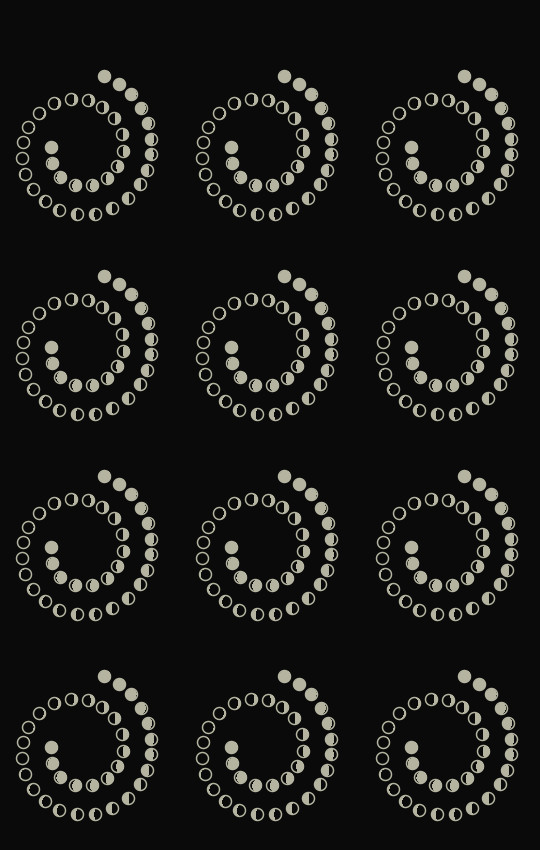
Frame 1 (no input)
Frame 60 (the mouse pressed at the canvas centre just before this capture): identical to frame 1, image omitted
Frame 120 (the mouse held since frame 60 and released just before this capture): identical to frame 1, image omitted

The Processing sketch that drew this single still picture (run headless with seeded random() and noise(); from frame 60 on, the mouse is pressed at the canvas centre):

// Processing sketch: S007_lunas_en_espiral
// ── S007_lunas_en_espiral.pde
Espiral[] espirales;

void setup() {

  size(540,850);
  
  float[] xs = {80,260,440};
  float[] ys = {150,350,550,750};
  
  espirales = new Espiral[12];
  for (int k=0; k<12; k++) {
    int i = k/4;
    int j = k%4;
    espirales[k] = new Espiral(k,xs[i],ys[j]);
  }
}



void draw() {
  
  background(10,10,10);
  for (int i=0; i<12; i++) {
    espirales[i].debuxar();
  }
  
}

// ── Espiral.pde
class Espiral {
  
  ArrayList<PVector> xy;
  int n_puntos;
  Luna[] lunas;
  float x0,y0;
  int dni;
  
  Espiral(int _dni, float _x0, float _y0) {
    
    dni = _dni;
    x0 = _x0;
    y0 = _y0;
    
    xy = crear_posiciones();
    
    n_puntos = xy.size();
    lunas = new Luna[n_puntos];
    for (int i=0; i<n_puntos; i++) {
      float j = i/(float(n_puntos-1));
      PVector pos = xy.get(i);
      float x = pos.x;
      float y = pos.y;
      lunas[i] = new Luna(i,j,x,y);
    }    
  }
  
  ArrayList<PVector> crear_posiciones() {
   
    ArrayList<PVector> xy;
    xy = new ArrayList<PVector>();
    
    int n = 200;  //: numero de puntos en la espiral 
    float d0 = 34*0.6;//: distancia a la que selecionamos puntos 
    PVector ini = new PVector(0, 0);
    for (int i=0; i<n; i++) {
      float a = map(i, 0, n-1, 0, 3.5*PI)-0.4*PI;
      //float r = map(a, 0, 4.2*PI, 120, 20);
      float r = map(a, 0, 4.2*PI, 120*0.6, 20*0.6);
      float x = x0 + r * cos(a);
      float y = y0 + r * sin(a);
  
      if (ini.x==0 & ini.y==0) {
        ini.x = x;
        ini.y = y;
        xy.add(new PVector(x,y));
      }
      
      float d = dist(ini.x,ini.y,x,y);
      if (abs(d-d0)<5) {
        xy.add(new PVector(x,y));
        ini.x = x;
        ini.y = y;      
      }
    }  
    return xy;
    
  }  

  void debuxar() {
    for (Luna luna:lunas) {
      luna.debuxar();
    }     
  }
  
}

// ── Luna.pde
class Luna {
  PGraphics pg;
  PVector n;
  float r0;
  float r1;
  float d;
  float t;
  int fase;
  float t1;
  float sombra;
  color iro;
  
  float x, y;
  
  int dni;
  float dd;
  
  Luna(int _dni, float _d, float _x, float _y) {
    
    dni = _dni;
    
    x = _x;
    y = _y;
    
    r0 = 10*0.6;

    n = new PVector(2.5*r0,2.5*r0);
    pg = createGraphics(int(n.x),int(n.y));
    

    float desfase = 0.0;
    d = _d + desfase;
   
    // Pasamos del parámetro de entrada d (0,1) 
    // que marca un ciclo lunar entero
    // a una sierra con dd (0,1);
    // dd marca el momento de la fase:
    //  dd=1 es fase llena o nueva
    //  dd=0 es cuarto menguante o creciente
    dd = (4*d)%1;
    if (int(4*d)%2==0) {
      dd = 1-dd;
    }
    
    if ((d>=0) && (d<0.25)) {
      fase = 0;
    } else if ((d>=0.25) && (d<0.50)) {
      fase = 1;
    } else if ((d>=0.50) && (d<0.75)) {
      fase = 2;
    } else if ((d>=0.75) && (d<1.00)) {
      fase = 3;
    }

    r1 = (dd==0) ? 9999 : r0*r0*(dd*dd+1)/(2*dd*r0);
    sombra = -sqrt(r1*r1-r0*r0);
    if ((fase==0)||(fase==2)) {
      sombra *= -1;
    }
    
    iro = color(180,180,160);
    
    pg.beginDraw();
    pg.loadPixels();
    for (int i=0; i<(n.x*n.y); i++) {
      
      float x0 = i%n.x-n.x*0.5;
      float y0 = i/n.x-n.y*0.5;
      
      float x1 = i%n.x-n.x*0.5+sombra;
      float y1 = i/n.x-n.y*0.5;
      
      boolean c1 = (x0*x0 + y0*y0 < r0*r0);
      boolean c2 = (x1*x1 + y1*y1 < r1*r1);
      
      if ((fase==1)||(fase==2)){
        c2 = !c2;
      }
      
      if (c1 & c2) {   
        pg.pixels[i] = iro; 
      }
      
    }     
    pg.updatePixels();

    pg.noFill();
    pg.strokeWeight(1.5);
    pg.stroke(iro);
    pg.circle(n.x*0.5, n.y*0.5, 2*r0); 
    
    pg.endDraw();
    
  }
  
  void debuxar() {

    imageMode(CENTER);
    image(pg,x,y);

  }
}
